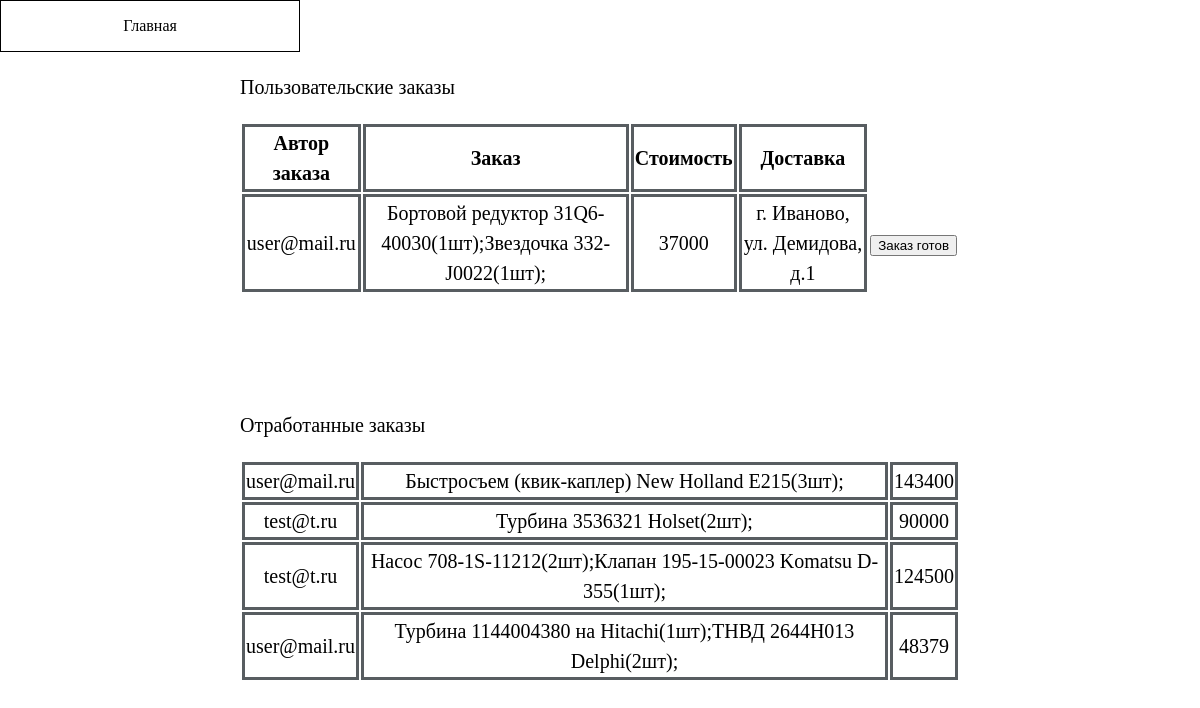
/check.php, run on the app's committed database.
### tables this page shows
CREATE TABLE `boooking` (
  `id_book` int(11) NOT NULL,
  `author` varchar(30) NOT NULL,
  `cost` int(11) NOT NULL,
  `status` int(11) NOT NULL,
  `book` varchar(150) NOT NULL,
  `amount` int(11) NOT NULL,
  `deliv` varchar(30) NOT NULL
);

### check.php (the view, shortened to what this page needs)
<!doctype html>
<html>
<head>
<link href="Main_elements.css" rel="stylesheet" type="text/css">
</head>
<body>
<div class="menu">
    <ul>
        <li><a href="index.php">Главная</a></li>
    </ul>
</div>
<div id="main">
    <p>Пользовательские заказы</p>
<table>
    <tr>
        <th>Автор заказа</th><th>Заказ</th><th>Стоимость</th><th>Доставка</th>
    </tr>
                 <?php
                $mysqli = new mysqli("localhost", "root", "", "injecs");
                $mysqli->query("SET NAMES utf8");
                $mysqli->query("SET CHARACTER SET utf8");
                $mysqli->query("SET character_set_client = utf8");
                $mysqli->query("SET character_set_connection = utf8");
                $mysqli->query("SET character_set_results = utf8");
                $query = "SELECT id_book, author, book, deliv, cost FROM boooking WHERE status='2' ";
if ($result = $mysqli->query($query))
{
    while ($row = $result->fetch_assoc())
    {
        echo '<tr><td>'.$row["author"].'</td><td>'.$row["book"].'</td><td>'.$row["cost"].'</td><td>'.$row["deliv"].'</td>';
        echo " <td class='no_bord'><form action='done.php' method='get'>
              <input type='hidden' name='do' value='".$row['id_book']."'>
              <input class='b1' type='submit' value='Заказ готов'>
        </form></td>";
        echo '</tr>';
    }}
?></table><br>
    <br>
    <p>Отработанные заказы</p>
    <table>
    <?php
    $mysqli = new mysqli("localhost", "root", "", "injecs");
    $mysqli->query("SET NAMES utf8");
    $mysqli->query("SET CHARACTER SET utf8");
    $mysqli->query("SET character_set_client = utf8");
    $mysqli->query("SET character_set_connection = utf8");
    $mysqli->query("SET character_set_results = utf8");
    $query = "SELECT id_book, author, book, cost FROM boooking WHERE status='3' ";
    if ($result = $mysqli->query($query))
    {
        while ($row = $result->fetch_assoc())
        {
            echo '<tr><td>'.$row["author"].'</td><td>'.$row["book"].'</td><td>'.$row["cost"].'</td></tr>';
        }}
    ?>
    </table>
</div>
</body>
</html>

### Main_elements.css (style rules this page uses)
body { margin:0; }
#main { width: 60%; margin:auto; position: relative; font-size: 20px; text-align: justify; line-height: 1.5; }
table { padding-bottom: 5%; width:100%; }
th, td { border: solid 3px #585d61; text-align: center; }
.menu { top: 0; width: 100%; margin:left; }
.menu ul { margin: 0 auto;list-style: none; background: white; overflow: hidden; padding: 0; text-align: center; }
.menu li { float: left; width: 24.84%; border: 1px solid; }
.menu a { display: block; padding: 1em; background: rgba(255, 255, 255, .3); color: #000; text-decoration: none;margin:auto; }
.no_bord { border: 0; }

### data on the page
boooking: author "user@mail.ru", book "Бортовой редуктор 31Q6-40030(1шт);Звездочка 332-J0022(1шт);", cost "37000", deliv "г. Иваново, ул. Демидова, д.1"
boooking: author "user@mail.ru", book "Быстросъем (квик-каплер) New Holland E215(3шт);", cost "143400"
boooking: author "test@t.ru", book "Турбина 3536321 Holset(2шт);", cost "90000"
boooking: author "test@t.ru", book "Насос 708-1S-11212(2шт);Клапан 195-15-00023 Komatsu D-355(1шт);", cost "124500"
boooking: author "user@mail.ru", book "Турбина 1144004380 на Hitachi(1шт);ТНВД 2644H013 Delphi(2шт);", cost "48379"
